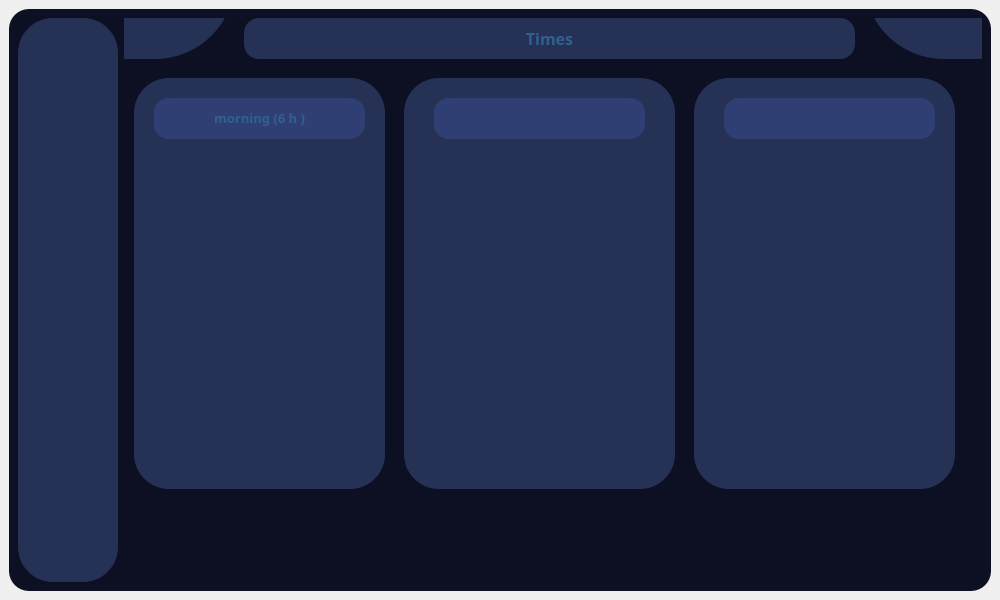
<?xml version="1.0" encoding="UTF-8"?>
<ui version="4.0">
 <class>MainWindow</class>
 <widget class="QMainWindow" name="MainWindow">
  <property name="geometry">
   <rect>
    <x>0</x>
    <y>0</y>
    <width>1000</width>
    <height>600</height>
   </rect>
  </property>
  <property name="maximumSize">
   <size>
    <width>1000</width>
    <height>600</height>
   </size>
  </property>
  <property name="windowTitle">
   <string>MainWindow</string>
  </property>
  <widget class="QWidget" name="centralwidget">
   <property name="maximumSize">
    <size>
     <width>1000</width>
     <height>800</height>
    </size>
   </property>
   <layout class="QHBoxLayout" name="horizontalLayout_2">
    <item>
     <widget class="QWidget" name="widget" native="true">
      <property name="styleSheet">
       <string notr="true">background-color: rgb(13, 15, 35);
border-radius : 20px ; </string>
      </property>
      <layout class="QHBoxLayout" name="horizontalLayout_3">
       <item>
        <layout class="QHBoxLayout" name="horizontalLayout">
         <item>
          <widget class="QWidget" name="widget_2" native="true">
           <property name="maximumSize">
            <size>
             <width>100</width>
             <height>16777215</height>
            </size>
           </property>
           <property name="styleSheet">
            <string notr="true">background-color: rgb(38, 50, 85);
border-radius : 35px ;</string>
           </property>
          </widget>
         </item>
         <item>
          <widget class="QWidget" name="widget_3" native="true">
           <property name="styleSheet">
            <string notr="true">

border-radius : 39px ;</string>
           </property>
           <widget class="QLabel" name="label">
            <property name="geometry">
             <rect>
              <x>120</x>
              <y>0</y>
              <width>611</width>
              <height>41</height>
             </rect>
            </property>
            <property name="font">
             <font>
              <family>ROG Fonts STRIX SCAR</family>
             </font>
            </property>
            <property name="styleSheet">
             <string notr="true">background-color: rgb(38, 50, 85);
border-radius : 15px</string>
            </property>
            <property name="text">
             <string>&lt;html&gt;&lt;head/&gt;&lt;body&gt;&lt;p align=&quot;center&quot;&gt;&lt;span style=&quot; font-size:12pt; font-weight:600; color:#2f6190;&quot;&gt;Times&lt;/span&gt;&lt;/p&gt;&lt;/body&gt;&lt;/html&gt;</string>
            </property>
           </widget>
           <widget class="QWidget" name="widget_4" native="true">
            <property name="geometry">
             <rect>
              <x>-140</x>
              <y>-410</y>
              <width>251</width>
              <height>451</height>
             </rect>
            </property>
            <property name="styleSheet">
             <string notr="true">background-color: rgb(38, 50, 85);
border-radius : 80px ;</string>
            </property>
           </widget>
           <widget class="QWidget" name="widget_5" native="true">
            <property name="geometry">
             <rect>
              <x>740</x>
              <y>-410</y>
              <width>251</width>
              <height>451</height>
             </rect>
            </property>
            <property name="styleSheet">
             <string notr="true">background-color: rgb(38, 50, 85);
border-radius : 80px ;</string>
            </property>
           </widget>
           <widget class="QWidget" name="widget_6" native="true">
            <property name="geometry">
             <rect>
              <x>10</x>
              <y>60</y>
              <width>251</width>
              <height>411</height>
             </rect>
            </property>
            <property name="font">
             <font>
              <family>ROG Fonts</family>
             </font>
            </property>
            <property name="styleSheet">
             <string notr="true">background-color: rgb(38, 50, 85);
border-radius : 35px ;</string>
            </property>
            <widget class="QLabel" name="label_2">
             <property name="geometry">
              <rect>
               <x>20</x>
               <y>20</y>
               <width>211</width>
               <height>41</height>
              </rect>
             </property>
             <property name="font">
              <font>
               <family>ROG Fonts STRIX SCAR</family>
              </font>
             </property>
             <property name="styleSheet">
              <string notr="true">background-color: rgb(47, 63, 115);
border-radius : 15px ;</string>
             </property>
             <property name="text">
              <string>&lt;html&gt;&lt;head/&gt;&lt;body&gt;&lt;p align=&quot;center&quot;&gt;&lt;span style=&quot; font-size:10pt; font-weight:600; color:#2f6190;&quot;&gt;morning (6 h )&lt;/span&gt;&lt;/p&gt;&lt;/body&gt;&lt;/html&gt;</string>
             </property>
            </widget>
           </widget>
           <widget class="QWidget" name="widget_7" native="true">
            <property name="geometry">
             <rect>
              <x>280</x>
              <y>60</y>
              <width>271</width>
              <height>411</height>
             </rect>
            </property>
            <property name="styleSheet">
             <string notr="true">background-color: rgb(38, 50, 85);
border-radius : 35px ;</string>
            </property>
            <widget class="QLabel" name="label_3">
             <property name="geometry">
              <rect>
               <x>30</x>
               <y>20</y>
               <width>211</width>
               <height>41</height>
              </rect>
             </property>
             <property name="font">
              <font>
               <family>ROG Fonts STRIX SCAR</family>
              </font>
             </property>
             <property name="styleSheet">
              <string notr="true">background-color: rgb(47, 63, 115);
border-radius : 15px ;</string>
             </property>
             <property name="text">
              <string>&lt;html&gt;&lt;head/&gt;&lt;body&gt;&lt;p align=&quot;center&quot;&gt;&lt;br/&gt;&lt;/p&gt;&lt;/body&gt;&lt;/html&gt;</string>
             </property>
            </widget>
           </widget>
           <widget class="QWidget" name="widget_8" native="true">
            <property name="geometry">
             <rect>
              <x>570</x>
              <y>60</y>
              <width>261</width>
              <height>411</height>
             </rect>
            </property>
            <property name="styleSheet">
             <string notr="true">background-color: rgb(38, 50, 85);
border-radius : 35px ;</string>
            </property>
            <widget class="QLabel" name="label_4">
             <property name="geometry">
              <rect>
               <x>30</x>
               <y>20</y>
               <width>211</width>
               <height>41</height>
              </rect>
             </property>
             <property name="font">
              <font>
               <family>ROG Fonts STRIX SCAR</family>
              </font>
             </property>
             <property name="styleSheet">
              <string notr="true">background-color: rgb(47, 63, 115);
border-radius : 15px ;</string>
             </property>
             <property name="text">
              <string>&lt;html&gt;&lt;head/&gt;&lt;body&gt;&lt;p align=&quot;center&quot;&gt;&lt;br/&gt;&lt;/p&gt;&lt;/body&gt;&lt;/html&gt;</string>
             </property>
            </widget>
           </widget>
          </widget>
         </item>
        </layout>
       </item>
      </layout>
     </widget>
    </item>
   </layout>
  </widget>
  <widget class="QMenuBar" name="menubar">
   <property name="geometry">
    <rect>
     <x>0</x>
     <y>0</y>
     <width>1000</width>
     <height>26</height>
    </rect>
   </property>
  </widget>
 </widget>
 <resources/>
 <connections/>
</ui>
